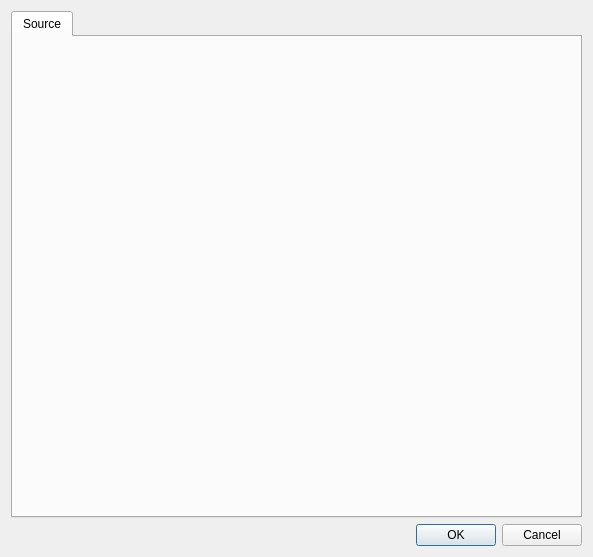
<?xml version="1.0" encoding="UTF-8"?>
<ui version="4.0">
 <class>Dialog</class>
 <widget class="QDialog" name="Dialog">
  <property name="windowModality">
   <enum>Qt::ApplicationModal</enum>
  </property>
  <property name="geometry">
   <rect>
    <x>0</x>
    <y>0</y>
    <width>593</width>
    <height>557</height>
   </rect>
  </property>
  <property name="windowTitle">
   <string>EIS Preprocess</string>
  </property>
  <property name="autoFillBackground">
   <bool>false</bool>
  </property>
  <layout class="QVBoxLayout" name="verticalLayout">
   <item>
    <layout class="QHBoxLayout" name="horizontalLayout_4">
     <item>
      <widget class="QTabWidget" name="tabWidget">
       <property name="styleSheet">
        <string notr="true"/>
       </property>
       <property name="currentIndex">
        <number>0</number>
       </property>
       <widget class="QWidget" name="source_tab">
        <attribute name="title">
         <string>Source</string>
        </attribute>
       </widget>
      </widget>
     </item>
    </layout>
   </item>
   <item>
    <widget class="QDialogButtonBox" name="buttonBox">
     <property name="orientation">
      <enum>Qt::Horizontal</enum>
     </property>
     <property name="standardButtons">
      <set>QDialogButtonBox::Cancel|QDialogButtonBox::Ok</set>
     </property>
    </widget>
   </item>
  </layout>
 </widget>
 <resources/>
 <connections>
  <connection>
   <sender>buttonBox</sender>
   <signal>accepted()</signal>
   <receiver>Dialog</receiver>
   <slot>accept()</slot>
   <hints>
    <hint type="sourcelabel">
     <x>248</x>
     <y>254</y>
    </hint>
    <hint type="destinationlabel">
     <x>157</x>
     <y>274</y>
    </hint>
   </hints>
  </connection>
  <connection>
   <sender>buttonBox</sender>
   <signal>rejected()</signal>
   <receiver>Dialog</receiver>
   <slot>reject()</slot>
   <hints>
    <hint type="sourcelabel">
     <x>316</x>
     <y>260</y>
    </hint>
    <hint type="destinationlabel">
     <x>286</x>
     <y>274</y>
    </hint>
   </hints>
  </connection>
 </connections>
</ui>
